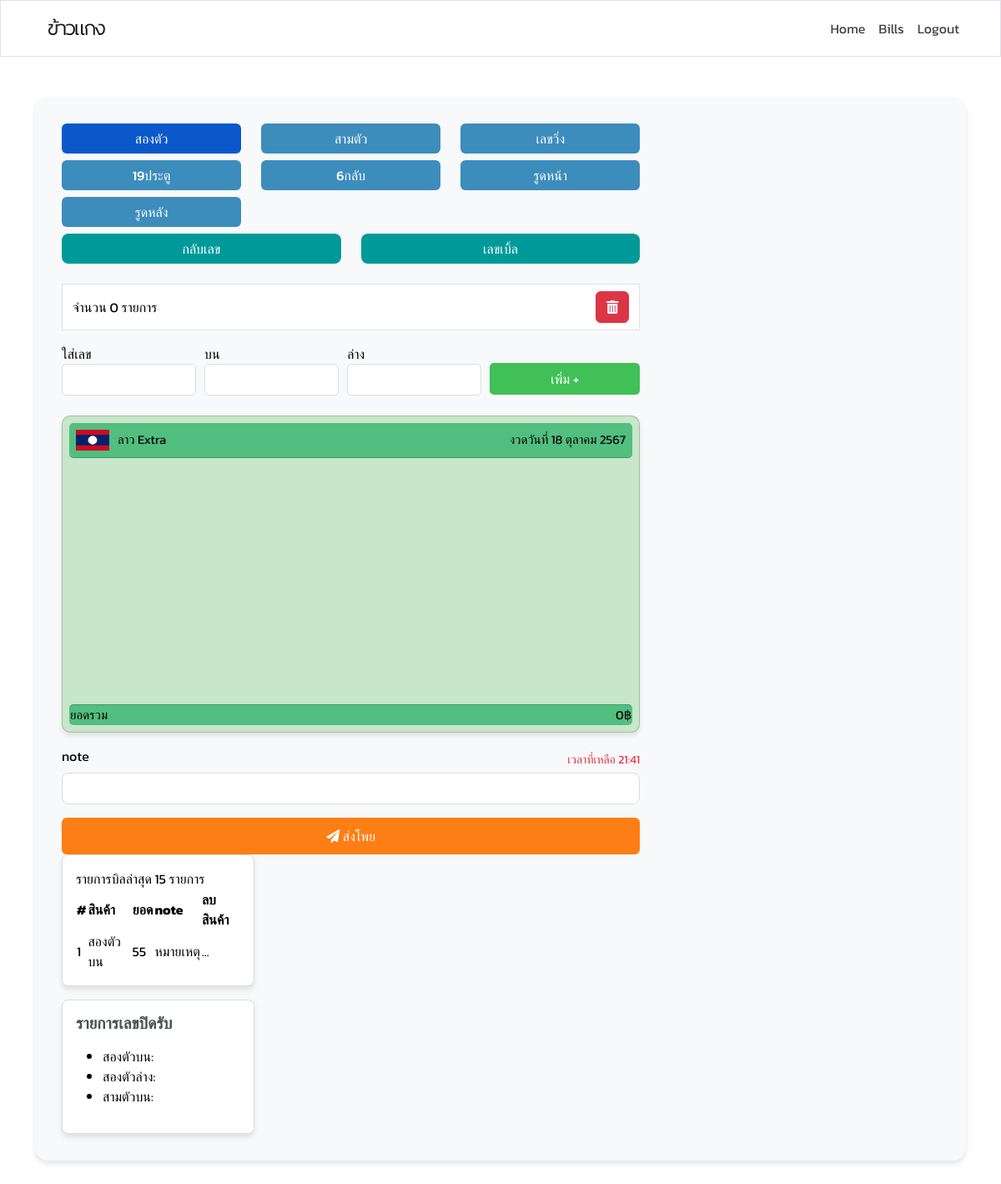
Before: /bet-detail/2/ (signed in) with the older database file.
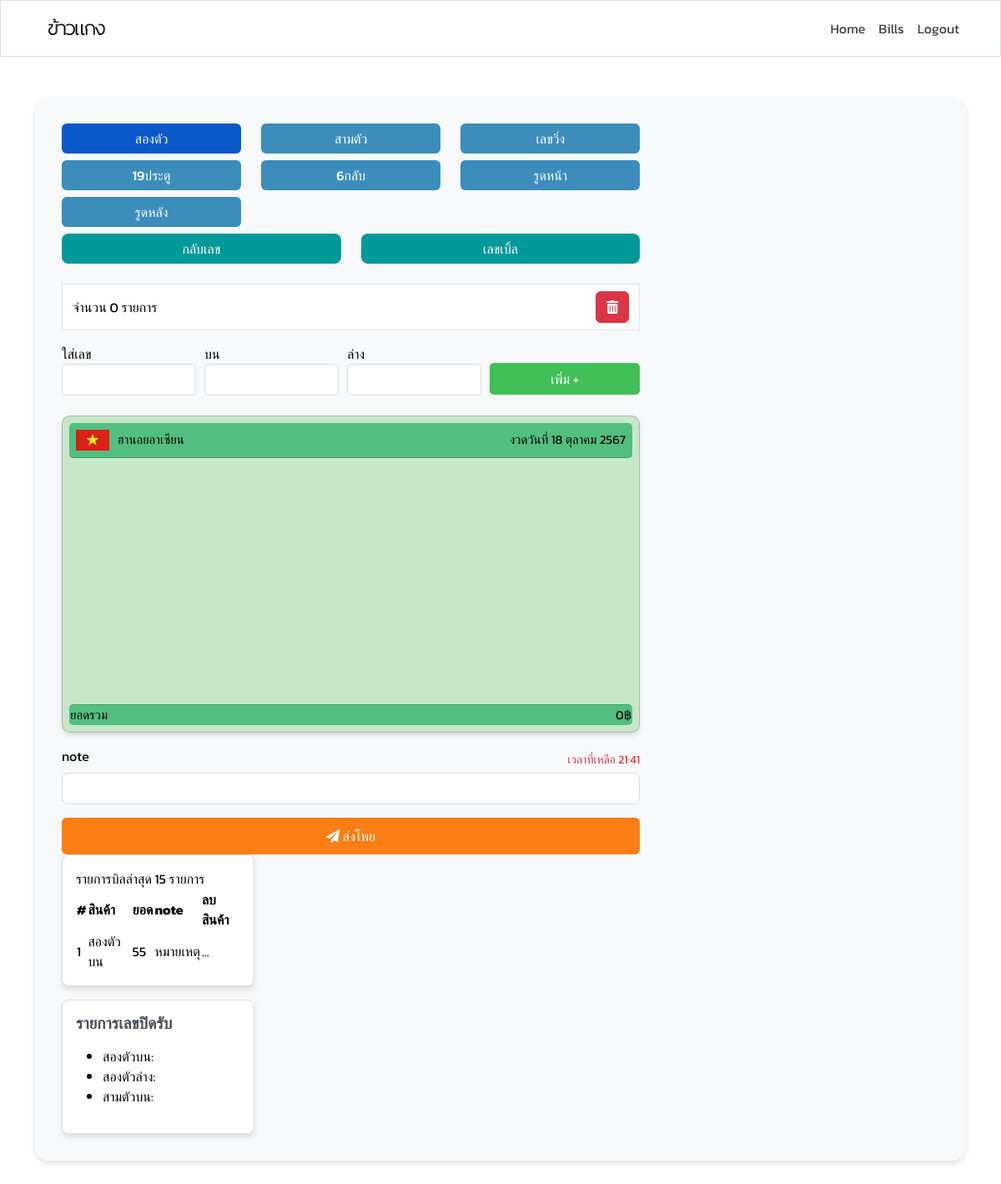
After: the same page with the newer database file.
### lottery/models.py (models this page shows, shortened)
class Lottery(models.Model):
    lottery_type = models.ForeignKey(LotteryType, on_delete=models.SET_NULL, null=True, blank=True, verbose_name='ประเภทหวย')
    name = models.CharField(max_length=100, verbose_name='ชื่อหวย')
    close_time = models.TimeField(verbose_name='เวลาปิดรับ')
    result_time = models.TimeField(verbose_name='เวลาออกผล')
    image = models.ImageField(upload_to='lottery_images/', null=True, blank=True, verbose_name='รูปภาพหวย')
    class Meta:
        verbose_name = 'หวย'
        verbose_name_plural = 'หวย'

### lottery/views.py (the view, shortened to what this page needs)
# urls.py: path('bet-detail/<int:pk>/', LotteryDetailView.as_view(), name='lottery_detail'),
class LotteryDetailView(LoginRequiredMixin, TemplateView):
    template_name = 'bet_detail.html'
    def get_context_data(self, **kwargs):
        context = super().get_context_data(**kwargs)
        lottery_id = self.kwargs.get('pk')
        lottery = get_object_or_404(Lottery, pk=lottery_id)
        bangkok_tz = pytz.timezone('Asia/Bangkok')
        now = datetime.now(bangkok_tz)
        thai_months = [
            'มกราคม', 'กุมภาพันธ์', 'มีนาคม', 'เมษายน', 'พฤษภาคม', 'มิถุนายน',
            'กรกฎาคม', 'สิงหาคม', 'กันยายน', 'ตุลาคม', 'พฤศจิกายน', 'ธันวาคม'
        ]
        formatted_date = f"{now.day} {thai_months[now.month - 1]} {now.year + 543}"  # Format as Thai date
        context['lottery'] = lottery
        context['draw_date'] = formatted_date
        return context

### lottery/templates/bet_detail.html (shortened to what the changed rows need)
{% extends 'base.html' %}
{% load static %}
{% block style %}
<link rel="stylesheet" href="{% static 'css/detail/styles.css' %}">
<link rel="stylesheet" href="https://cdnjs.cloudflare.com/ajax/libs/font-awesome/5.15.3/css/all.min.css">
{% endblock %}
{% block content %}
<div class="container-fluid">
    <div class="row justify-content-center">
        <div class="col-md-12 content-area">
            <div class="row">
                <div class="col-12 col-xl-8">
                    <form id="bet-form" method="POST">
                    <div class="bet-summary card p-2" style="background-color: #c8e6c9; border-radius: 10px; padding: 20px; max-width: 100%; height: 380px;">
                        <div class="bet-summary-header card-header" style="display: flex; justify-content: space-between; align-items: center; background-color: #52be80; padding: 8px; border-radius: 5px;">
                            <div style="display: flex; align-items: center;">
                                <img src="{{ lottery.image.url }}" alt="{{ lottery.name }}" style="width: 40px; height: 25px; margin-right: 10px;">
                                <span style="color: black; font-weight: normal; font-size: 15px;">{{ lottery.name }}</span>
                            </div>
                        </div>
                    </div>
<div class="col-md-4">
    <div class="bet-history mb-3">
        <table id="Bill15" class="table-bill-history">
            <thead>
                <tr>
                    <th>#</th>
                    <th>สินค้า</th>
                    <th>ยอด</th>
                    <th>note</th>
                    <th>ลบสินค้า</th>
                </tr>
            </thead>
        </table>
    </div>
</div>
</div>
{% endblock %}

Changed rows visible on the page:
changed Lottery: image: a different picture; name "ลาว Extra" → "ฮานอยอาเซียน"
